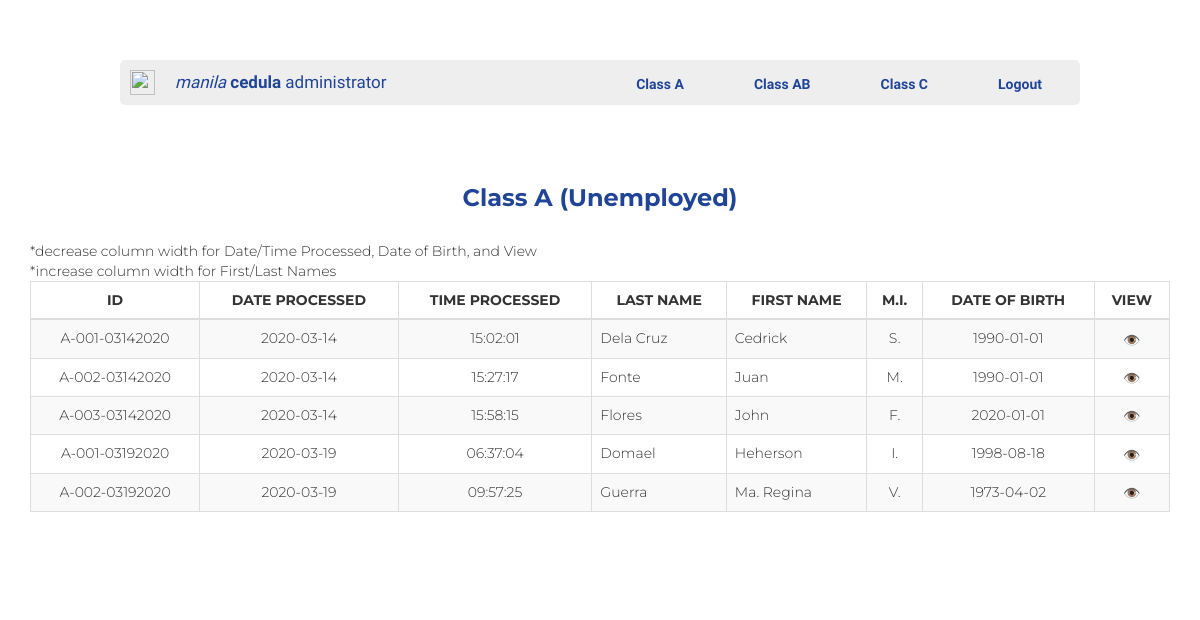
Before: /admin_class_a.php (signed in) with the older database file.
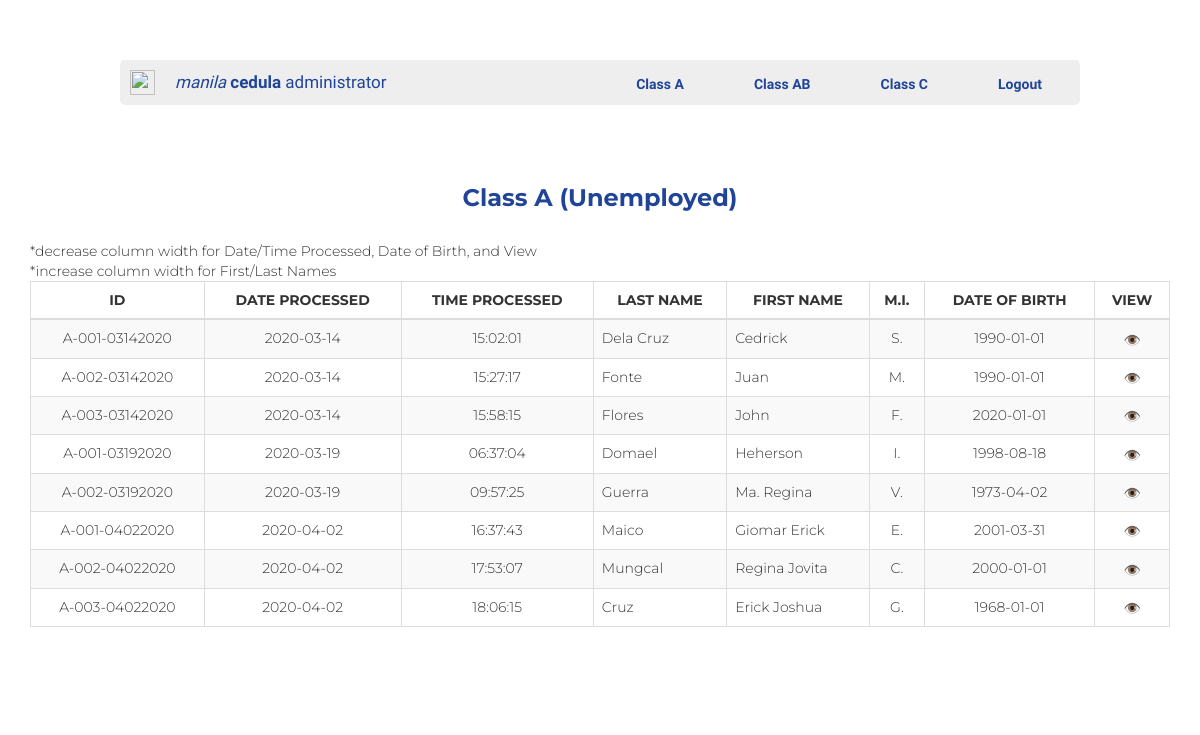
After: the same page with the newer database file.
### tables this page shows
CREATE TABLE `classa` (
  `ID` int(11) NOT NULL,
  `queueNo` varchar(14) NOT NULL,
  `firstName` varchar(50) NOT NULL,
  `middle` varchar(5) NOT NULL,
  `lastName` varchar(30) NOT NULL,
  `homeAddress` varchar(100) NOT NULL,
  `dateOfBirth` date NOT NULL,
  `placeOfBirth` varchar(100) NOT NULL,
  `civilStatus` varchar(20) NOT NULL,
  `gender` varchar(20) NOT NULL,
  `communityTax` int(11) NOT NULL,
  `dateProcessed` date NOT NULL,
  `timeProcessed` time NOT NULL
);

### admin_class_a_table.php (the view, shortened to what this page needs)
<br>
<thead>
     <tr>
          <td align="center"><b>ID</b></td>
          <td align="center"><b>DATE PROCESSED</b></td>
          <td align="center"><b>TIME PROCESSED</b></td>
          <td align="center"><b>LAST NAME</b></td>
          <td align="center"><b>FIRST NAME</b></td>
          <td align="center"><b>M.I.</b></td>
          <td align="center"><b>DATE OF BIRTH</b></td>
          <td align="center"><b>VIEW</b></td>
     </tr>
</thead>
<?php
     $con = mysqli_connect('localhost', 'root', '');
     mysqli_select_db($con, 'cedula');
     $sortTable="SELECT ID, queueNo, dateProcessed, timeProcessed, lastName, firstName, middle, dateOfBirth FROM classa";
     $sortedTable = mysqli_query($con, $sortTable);
     while($row = mysqli_fetch_array($sortedTable))
     {
          echo
          '
               <tr>
                    <td align="center">'.$row["queueNo"].' </td>
                    <td align="center">'.$row["dateProcessed"].'</td>
                    <td align="center">'.$row["timeProcessed"].'</td>
                    <td>'.$row["lastName"].'</td>
                    <td>'.$row["firstName"].'</td>
                    <td align="center">'.$row["middle"].'</td>
                    <td align="center">'.$row["dateOfBirth"].'</td>
                    <td align="center"><button type="button" class="btn" style="padding: 0; border: none; background: none;"> 👁️ </button></td>
               </tr>
          ';
     }
?>

### admin_class_a.php (shortened to what this page needs)
<!DOCTYPE html>
<html style="background-color: white;">
    <head>
        <link rel="stylesheet" href="https://maxcdn.bootstrapcdn.com/bootstrap/3.3.6/css/bootstrap.min.css" />
        <link rel="stylesheet" href="https://cdn.datatables.net/1.10.12/css/dataTables.bootstrap.min.css" />
        <link rel="stylesheet" href="style.css" />
    </head>
    <body>
    <div class="adminclass">
        <div class="container_all">
            <div class="navbaradmin">
                <div class="logoadmin-pic"><img src="img/Clogo-Blue.png" height="25px" width="25px"></div>
                <div class="logoadmin"><a href=""><i>manila</i>&nbsp;<b>cedula</b>&nbsp;administrator</a></div>
                <div class="menuadmin">
                    <ul class="navbaradmin_ul">
                    <li><a class="btn" href="admin_class_a.php"><b>Class A</b></a></li>
                    <li><a class="btn" href="admin_class_ab.php"><b>Class AB</b></a></li>
                    <li><a class="btn" href="admin_class_c.php"><b>Class C</b></a></li>
                    <li><a class="btn" href="logout.php"><b>Logout</b></a></li>
                    </ul>
                </div>
            </div>
        </div>
        <div class="container" style="font-family: 'Montserrat';">
            <h3 align="center" style="color: #1f4498"><b>Class A (Unemployed)</b></h3>
            <br>
            <div class="table-responsive">
                <table id="class_a_data" class="table table-striped table-bordered">
                        <?php include 'admin_class_a_table.php'; ?>
                </table>
                <br><br><br>
            </div>
        </div>
    </div>
    </body>
</html>

### style.css (style rules this page uses)
* { margin: 0; padding: 0; }
html { background-color: #1f4498; color: white; font-family: 'Muli'; font-weight: 300; font-size: 20px; text-rendering: optimizeLegibility; }
.container_all { padding: 3rem 6rem; }
.adminclass { width: 100%; height: 100vh; background-color: white; }
.menuadmin { flex: 1; color: rgb(213, 22, 22); font-size: 13px; }
.menuadmin > ul { display: flex; list-style: none; }
.menuadmin .btn { background-color: transparent; padding: 10px 34px 7px; color: #1f4498; background-color: transparent; text-decoration: none; font-family: Muli; transition: 0.5s; border-radius: 2px; }
.navbaradmin_ul { text-align: right; list-style-type: none; float: right; margin: 3px; }
.navbaradmin_ul > li { background-image: url(arrow.gif); background-repeat: no-repeat; background-position: 100%; }
.navbaradmin { display: flex ; color: darkturquoise; background-color: rgb(238, 238, 238); height: 45px; width: 100%; border-radius: 5px; }
.logoadmin { padding-top: 10px; padding-right: 100px; font-family: 'Muli'; font-weight: 300; font-size: 17px; }
.logoadmin > a { padding: 10px; flex: 2; text-decoration: none; color: #1f4498; }
.logoadmin-pic { padding: 10px; }

Changed rows visible on the page:
added classa: queueNo "A-001-04022020", dateProcessed "2020-04-02", timeProcessed "16:37:43", lastName "Maico", firstName "Giomar Erick", middle "E.", dateOfBirth "2001-03-31"
added classa: queueNo "A-002-04022020", dateProcessed "2020-04-02", timeProcessed "17:53:07", lastName "Mungcal", firstName "Regina Jovita", middle "C.", dateOfBirth "2000-01-01"
added classa: queueNo "A-003-04022020", dateProcessed "2020-04-02", timeProcessed "18:06:15", lastName "Cruz", firstName "Erick Joshua", middle "G.", dateOfBirth "1968-01-01"
